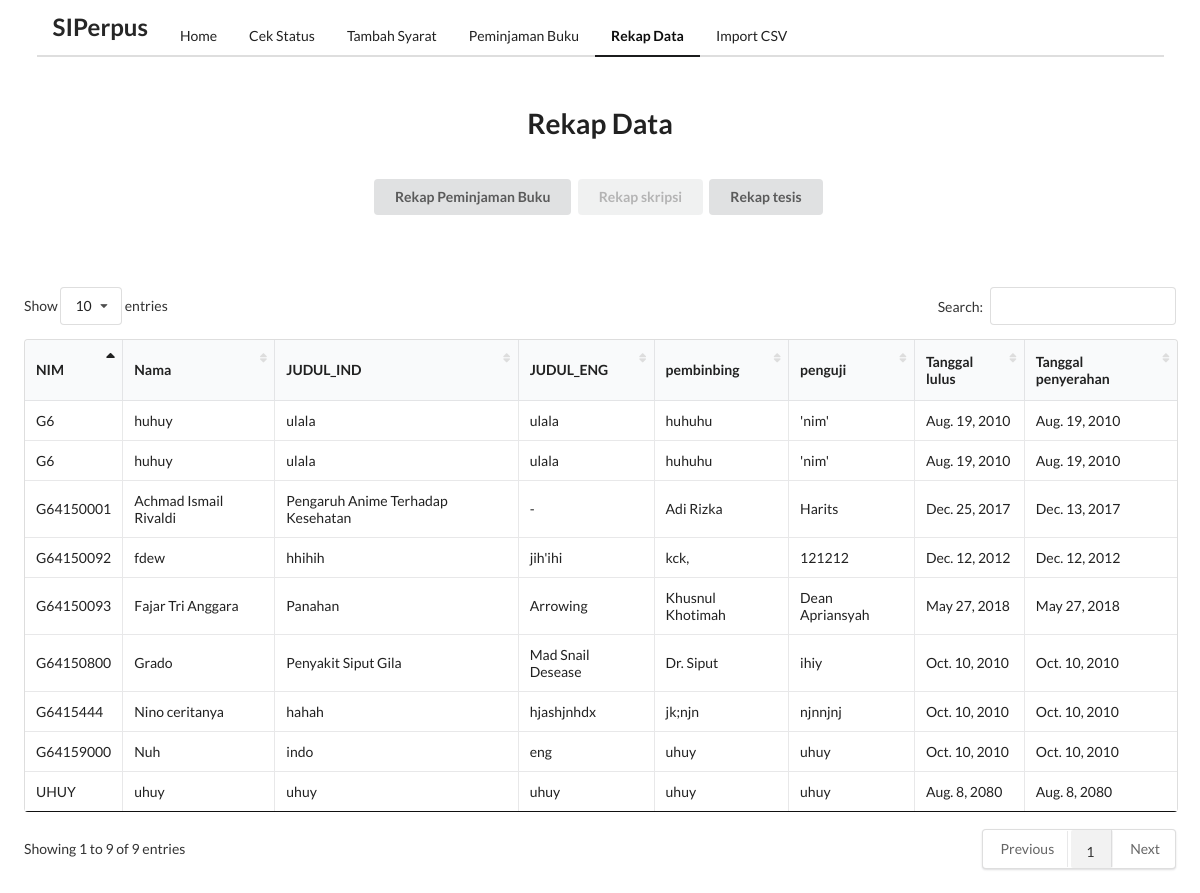
The app's page /rekap_data_skripsi/ with its own data.
### polls/models.py (models this page shows, shortened)
class Skripsi(models.Model):
	judul_IND = models.CharField(max_length=200)
	judul_ENG = models.CharField(max_length=200)
	nama_penulis = models.CharField(max_length=200)
	NIM = models.CharField(max_length=200)
	pembimbing = models.CharField(max_length=200)
	penguji = models.CharField(max_length=200)
	tanggal_lulus = models.DateTimeField(null=True, blank=True)
	tanggal_penyerahan = models.DateTimeField(null=True, blank=True)
	pub_date = models.DateTimeField(default=timezone.now())
	class Meta:
		db_table = u'polls_Skripsi'

### polls/views.py (the view)
# urls.py: url(r'^rekap_data_skripsi/$', views.rekap_data_skripsi.as_view(), name='rekap_data_skripsi'),
class rekap_data_skripsi(generic.ListView):
	model = Skripsi
	template_name = 'polls/rekap_data_skripsi.html'
	context_object_name = 'rekap_skripsi'
	def get_queryset(self):
		return Skripsi.objects.all().order_by("id")

### polls/templates/polls/rekap_data_skripsi.html (shortened to what this page needs)
<html>
{% load static %}
<head>
  <link rel="stylesheet" type="text/css" href="{% static 'semantic/semantic.min.css' %}">
  <link rel="stylesheet" type="text/css" href="{% static 'tables/dataTables.semanticui.min.css' %}">
  <link rel="stylesheet" type="text/css" href="{% static 'tables/jquery.dataTables.min.css' %}">
</head>
<body>
  <div class="ui  container">
    <div class="ui  secondary pointing menu">
      <div class="header item">
        <h2>SIPerpus</h2>
      </div>
      <a class="item" href="/">
                    Home
                    </a>
      <a class="item" href="/cek_status">
                    Cek Status
                    </a>
      <a class="item" href="/tambah_data">
                    Tambah Syarat
                    </a>
      <a class="item" href="/Peminjaman">
                    Peminjaman Buku
                    </a>
      <a class="active item">
                    Rekap Data
                    </a>
      <a class="item" href="/import_csv">
                    Import CSV
                    </a>
    </div>
  </div>
  <h1 class="ui center aligned header" style="padding:2%">Rekap Data</h1>
    <div  class="ui center aligned container" style="padding-bottom:4%">
      <button class="ui button" onclick="location.href='/rekap_data'"> Rekap Peminjaman Buku</button>
      <button class="ui button disabled">Rekap skripsi</button>
      <button class="ui button" onclick="location.href='/rekap_data_tesis'">Rekap tesis</button>
    </div>
     <div style="padding:2%">
    <table id="rekap" class="ui celled table" cellspacing="0" width="100%">
      <thead>
        <tr>
          <th>NIM</th>
          <th>Nama</th>
          <th>JUDUL_IND</th>
          <th>JUDUL_ENG</th>
          <th>pembinbing</th>
          <th>penguji</th>
          <th>Tanggal lulus</th>
          <th>Tanggal penyerahan</th>
        </tr>
      </thead>
      <tbody>
        {% for p in rekap_skripsi %}
        <tr>
          <td>{{p.NIM.upper}}</td>
          <td>{{p.nama_penulis}}</td>
          <td>{{p.judul_IND}}</td>
          <td>{{p.judul_ENG}}</td>
          <td>{{p.pembimbing}}</td>
          <td>{{p.penguji}}</td>
          <td>{{p.tanggal_lulus.date}}</td>
          <td>{{p.tanggal_penyerahan.date}}</td>
        </tr>
        {% endfor %}
      </tbody>
    </table>
  </div>
</body>
</html>

### records on screen
Skripsi: NIM "UHUY", nama_penulis "uhuy", judul_IND "uhuy", judul_ENG "uhuy", pembimbing "uhuy", penguji "uhuy", tanggal_lulus "Aug. 8, 2080", tanggal_penyerahan "Aug. 8, 2080"
Skripsi: NIM "G6", nama_penulis "huhuy", judul_IND "ulala", judul_ENG "ulala", pembimbing "huhuhu", penguji "'nim'", tanggal_lulus "Aug. 19, 2010", tanggal_penyerahan "Aug. 19, 2010"
Skripsi: NIM "G6", nama_penulis "huhuy", judul_IND "ulala", judul_ENG "ulala", pembimbing "huhuhu", penguji "'nim'", tanggal_lulus "Aug. 19, 2010", tanggal_penyerahan "Aug. 19, 2010"
Skripsi: NIM "G64150093", nama_penulis "Fajar Tri Anggara", judul_IND "Panahan", judul_ENG "Arrowing", pembimbing "Khusnul Khotimah", penguji "Dean Apriansyah", tanggal_lulus "May 27, 2018", tanggal_penyerahan "May 27, 2018"
Skripsi: NIM "G64150800", nama_penulis "Grado", judul_IND "Penyakit Siput Gila", judul_ENG "Mad Snail Desease", pembimbing "Dr. Siput", penguji "ihiy", tanggal_lulus "Oct. 10, 2010", tanggal_penyerahan "Oct. 10, 2010"
Skripsi: NIM "G64159000", nama_penulis "Nuh", judul_IND "indo", judul_ENG "eng", pembimbing "uhuy", penguji "uhuy", tanggal_lulus "Oct. 10, 2010", tanggal_penyerahan "Oct. 10, 2010"
Skripsi: NIM "G6415444", nama_penulis "Nino ceritanya", judul_IND "hahah", judul_ENG "hjashjnhdx", pembimbing "jk;njn", penguji "njnnjnj", tanggal_lulus "Oct. 10, 2010", tanggal_penyerahan "Oct. 10, 2010"
Skripsi: NIM "G64150092", nama_penulis "fdew", judul_IND "hhihih", judul_ENG "jih'ihi", pembimbing "kck,", penguji "121212", tanggal_lulus "Dec. 12, 2012", tanggal_penyerahan "Dec. 12, 2012"
Skripsi: NIM "G64150001", nama_penulis "Achmad Ismail Rivaldi", judul_IND "Pengaruh Anime Terhadap Kesehatan", judul_ENG "-", pembimbing "Adi Rizka", penguji "Harits", tanggal_lulus "Dec. 25, 2017", tanggal_penyerahan "Dec. 13, 2017"
